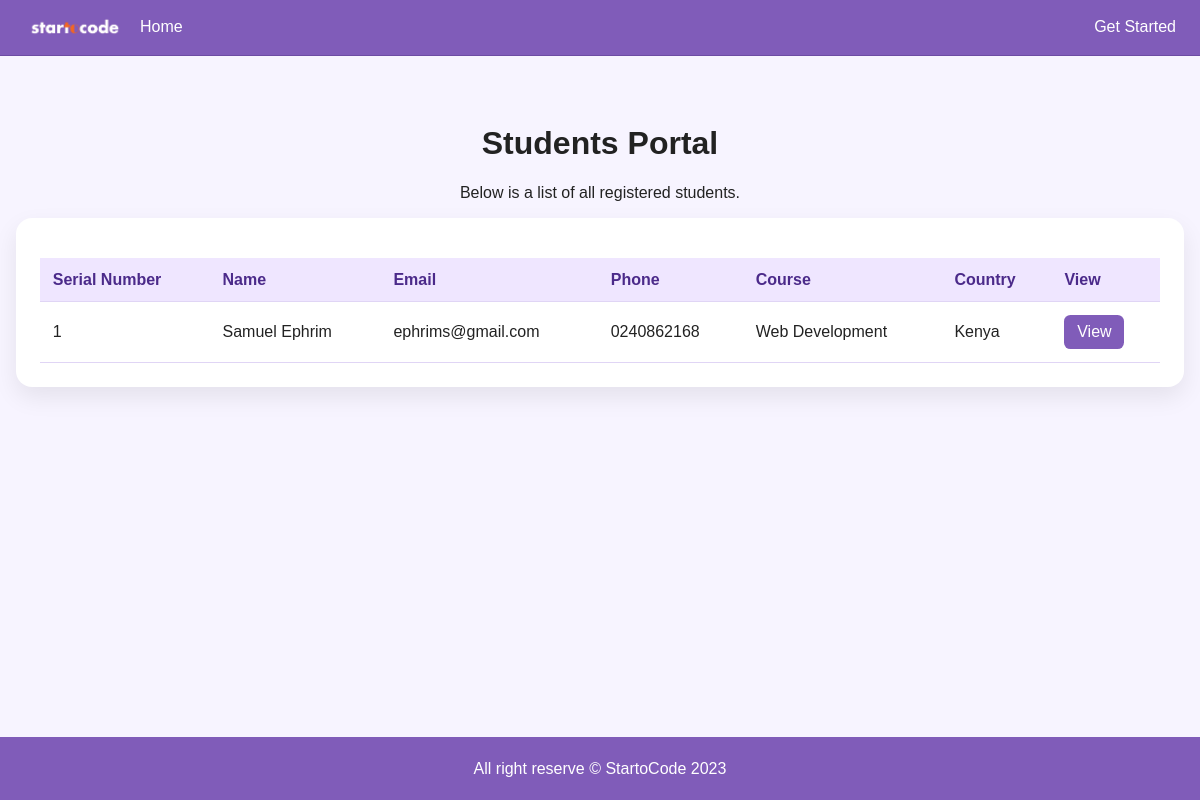
Page /success on the earlier database version.
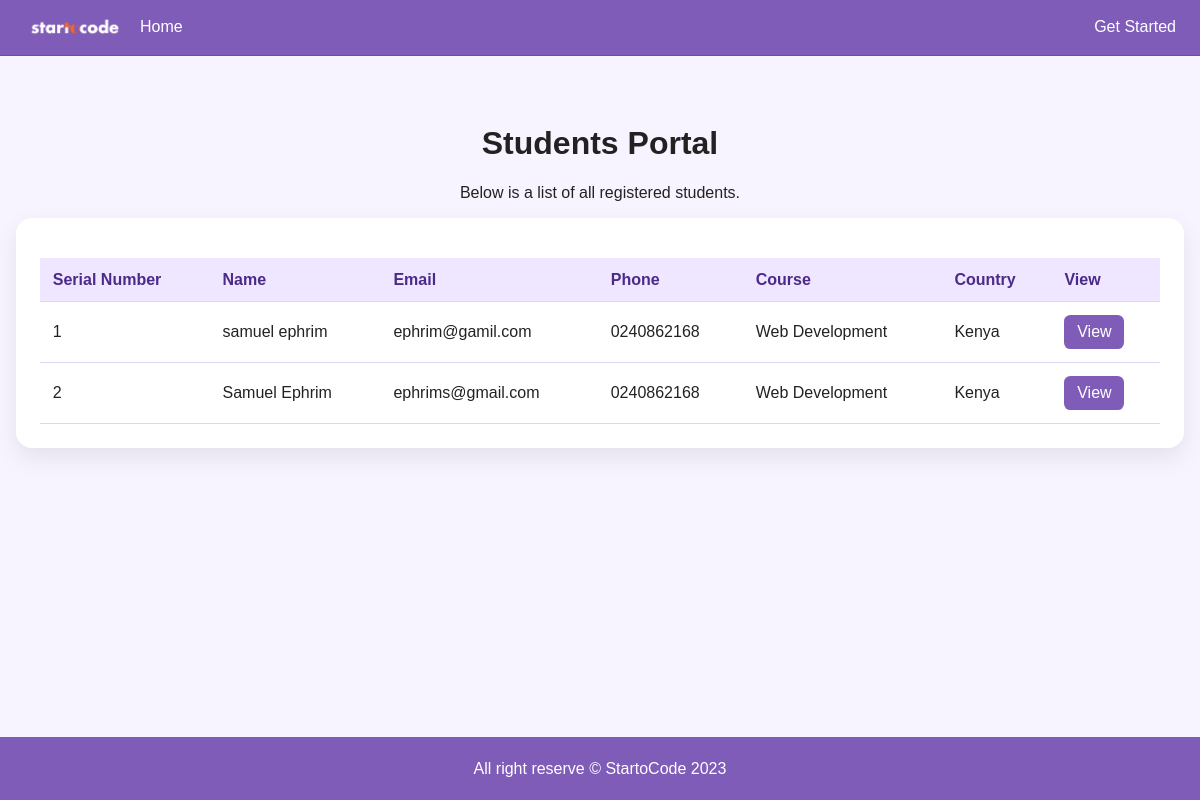
Same page on the later database version.
### tables this page shows
CREATE TABLE students (
            id INTEGER PRIMARY KEY AUTOINCREMENT,
            first_name TEXT NOT NULL,
            last_name TEXT NOT NULL,
            address TEXT NOT NULL,
            email TEXT NOT NULL,
            phone TEXT NOT NULL,
            date_of_birth TEXT NOT NULL,
            gender TEXT NOT NULL,
            country TEXT NOT NULL,
            course TEXT NOT NULL,
            image_name TEXT NOT NULL,
            created_at TIMESTAMP DEFAULT CURRENT_TIMESTAMP
        );

### app.py (the view)
@app.route('/success')
def success():
    conn = sqlite3.connect(DB_PATH)
    conn.row_factory = sqlite3.Row
    students = conn.execute(
        'SELECT id, first_name, last_name, email, phone, course, country FROM students ORDER BY id DESC'
    ).fetchall()
    conn.close()
    return render_template('success.html', students=students)

### templates/success.html (shortened to what this page needs)
{% extends "base.html" %}
{% block content %}
<div class="success-page">
    <h1>Students Portal</h1>
    <p>Below is a list of all registered students.</p>
    <div class="table-card">
        <table class="student-table">
            <thead>
                <tr>
                    <th>Serial Number</th>
                    <th>Name</th>
                    <th>Email</th>
                    <th>Phone</th>
                    <th>Course</th>
                    <th>Country</th>
                    <th>View</th>
                </tr>
            </thead>
            <tbody>
                {% for student in students %}
                <tr>
                    <td>{{ loop.index }}</td>
                    <td>{{ student.first_name }} {{ student.last_name }}</td>
                    <td>{{ student.email }}</td>
                    <td>{{ student.phone }}</td>
                    <td>{{ student.course }}</td>
                    <td>{{ student.country }}</td>
                    <td>
                        <a class="view-btn" href="{{ url_for('student_detail', student_id=student.id) }}">View</a>
                    </td>
                </tr>
                {% else %}
                <tr>
                    <td colspan="7">No students registered yet.</td>
                </tr>
                {% endfor %}
            </tbody>
        </table>
    </div>
</div>
{% endblock content %}

### templates/base.html (shortened to what this page needs)
<!doctype html>
<html>
  <head>
    <link rel="stylesheet" href="{{ url_for('static', filename="css/styles.css")}}">
  </head>
  <body>
    <nav class="site-nav">
      <div class="nav-left">
        <a class="brand" href="{{ url_for('index') }}"><img src="{{ url_for('static', filename='images/logo.png') }}" alt="StartoCode Logo"></a>
        <a class="nav-link" href="{{ url_for('index') }}">Home</a>
      </div>
      <div class="nav-right">
        <a class="nav-link" href="{{ url_for('registration') }}">Get Started</a>
      </div>
    </nav>
    <main>
      {% block content%}{% endblock %}
    </main>
    <footer>
      <p>All right reserve &copy StartoCode 2023</p>
    </footer>
  </body>
</html>

### static/css/styles.css (style rules this page uses)
body { margin: 0; font-family: Arial, sans-serif; background-color: #f7f4ff; color: #222; display: flex; flex-direction: column; min-height: 100vh; }
main { flex: 1; }
.site-nav { display: flex; justify-content: space-between; align-items: center; padding: 1rem 1.5rem; background-color: #805cb9; border-bottom: 1px solid #6d4ca3; }
.nav-left { display: flex; align-items: center; gap: 1rem; }
.nav-right { display: flex; align-items: center; margin-left: auto; }
.brand img { width: 100px; height: auto; display: block; }
.brand { font-size: 1.25rem; font-weight: bold; color: #ffffff; text-decoration: none; }
.nav-link { color: #ffffff; text-decoration: none; }
footer { background-color: #805cb9; color: #ffffff; padding: 0.4rem 1.5rem; text-align: center; }
.success-page { padding: 3rem 1rem; text-align: center; }
table { width: 100%; border-collapse: collapse; margin-top: 1rem; }
th, td { padding: 0.8rem; border-bottom: 1px solid #e0d5f5; text-align: left; }
th { background-color: #efe6ff; color: #4b2a8a; }
.table-card { background: #ffffff; padding: 1.5rem; border-radius: 1rem; box-shadow: 0 10px 25px rgba(0, 0, 0, 0.08); overflow-x: auto; }
.view-btn { display: inline-block; padding: 0.5rem 0.8rem; background-color: #805cb9; color: #ffffff; border-radius: 0.4rem; text-decoration: none; }

Differences in the rows shown:
added students: first_name "samuel", last_name "ephrim", email "ephrim@gamil.com", phone "0240862168", course "Web Development", country "Kenya"
